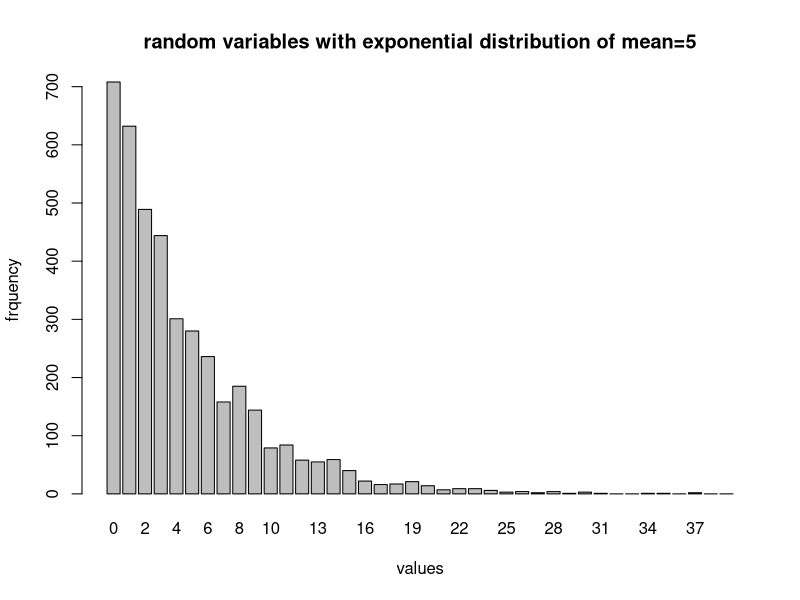

R code for this plot:
xo<-5
count<-1	
f<-array(0,c(40))
initial<-((1597*xo+1))%% 244944	
u<-initial/244944
z<-0
xaxis<-0:39
x<-initial
x<-((1597*x)+1)%% 244944
while (count<5000){	
	u<-x/244944
	z<--5*log(u)
	f[floor(z)]<-f[floor(z)]+1
	print(paste(z))
	x <- ((1597*x)+1)%% 244944
	count<-count+1
}#using a while loop for the problem
print(f)
barplot(f,names.arg=xaxis,main="random variables with exponential distribution of mean=5",ylab="frquency",xlab="values")